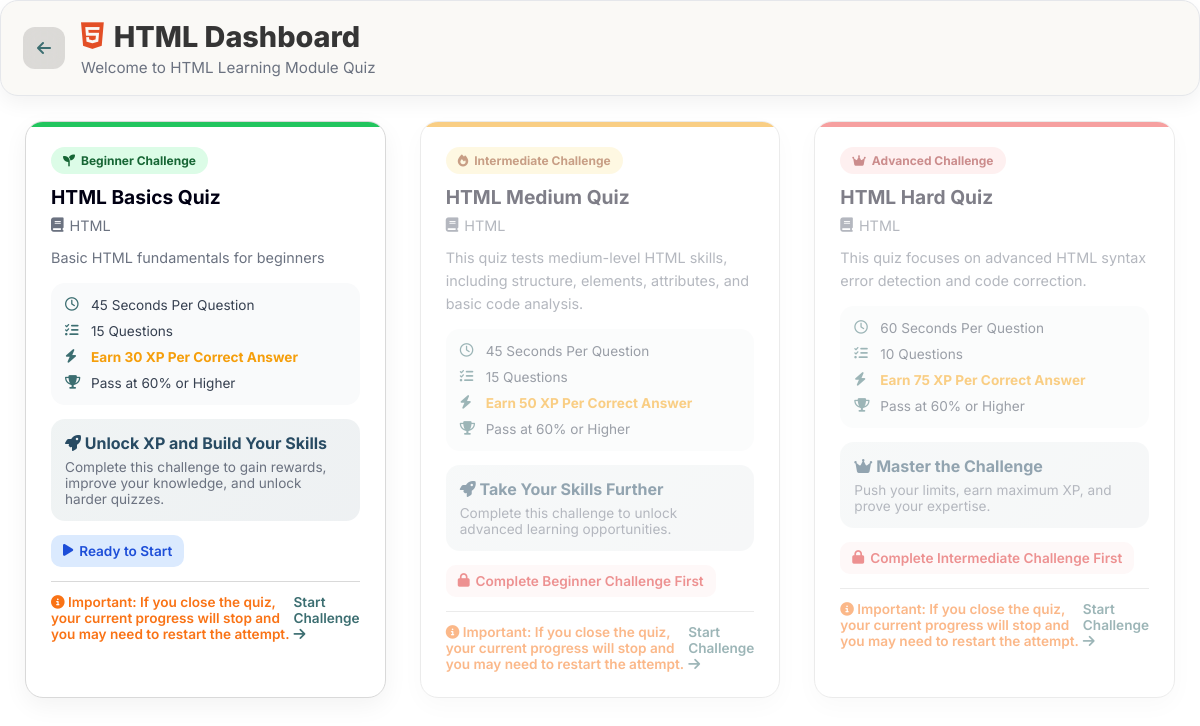
Screenshot of /html-dashboard/ (signed in) with the database file from the repository.
### my_app/models.py (models this page shows, shortened)
class Quiz(models.Model):
    SUBJECT_CHOICES = [
        ('HTML', 'HTML'),
        ('CSS', 'CSS'),
        ('JavaScript', 'JavaScript'),
    ]
    DIFFICULTY_CHOICES = [
        ('Easy', 'Easy'),
        ('Medium', 'Medium'),
        ('Hard', 'Hard'),
    ]
    title = models.CharField(max_length=200)
    subject = models.CharField(max_length=20, choices=SUBJECT_CHOICES)
    difficulty = models.CharField(max_length=20, choices=DIFFICULTY_CHOICES)
    description = models.TextField(blank=True, null=True)

### my_app/views.py (the view)
# urls.py: path('html-dashboard/', views.html_dashboard, name='html_dashboard'),
@login_required
def html_dashboard(request):
    easy_quiz = Quiz.objects.filter(subject="HTML", difficulty="Easy").first()
    medium_quiz = Quiz.objects.filter(subject="HTML", difficulty="Medium").first()
    hard_quiz = Quiz.objects.filter(subject="HTML", difficulty="Hard").first()
    easy_done = StudentAttempt.objects.filter(
        student=request.user,
        quiz=easy_quiz,
        completed=True
    ).exists() if easy_quiz else False
    medium_done = StudentAttempt.objects.filter(
        student=request.user,
        quiz=medium_quiz,
        completed=True
    ).exists() if medium_quiz else False
    hard_done = StudentAttempt.objects.filter(
        student=request.user,
        quiz=hard_quiz,
        completed=True
    ).exists() if hard_quiz else False
    easy_attempt = StudentAttempt.objects.filter(
        student=request.user,
        quiz=easy_quiz
    ).order_by("-created_at").first()
    medium_attempt = StudentAttempt.objects.filter(
        student=request.user,
        quiz=medium_quiz
    ).order_by("-created_at").first()
    hard_attempt = StudentAttempt.objects.filter(
        student=request.user,
        quiz=hard_quiz
    ).order_by("-created_at").first()
    return render(request, "student/html_dashboard.html", {
        "easy_quiz": easy_quiz,
        "medium_quiz": medium_quiz,
        "hard_quiz": hard_quiz,
        "easy_done": easy_done,
        "medium_done": medium_done,
        "hard_done": hard_done,
        "easy_attempt": easy_attempt,
        "medium_attempt": medium_attempt,
        "hard_attempt": hard_attempt,
    })

### my_app/templates/student/html_dashboard.html (shortened to what this page needs)
<!DOCTYPE html>
<html lang="en">
<head>
<link rel="stylesheet" href="https://cdnjs.cloudflare.com/ajax/libs/font-awesome/6.5.2/css/all.min.css">
<link rel="stylesheet"
href="https://cdnjs.cloudflare.com/ajax/libs/font-awesome/6.5.2/css/all.min.css">
</head>
<body>
<div class="page-header">
        <a href="javascript:history.back()" class="back-btn">
        <i class="fa-solid fa-arrow-left"></i>
    </a>
    <div class="header-content">
           <h1>
        <i class="fa-brands fa-html5"></i>
        HTML Dashboard
    </h1>
        <p>Welcome to HTML Learning Module Quiz</p>
    </div>
</div>
<div class="container">
<div class="box easy"
    {% if not easy_done %}
        onclick="openQuiz('easy')"
        style="cursor: pointer;"
    {% endif %}>
    <div class="quiz-header">
        <span class="difficulty-badge easy-badge">
            <i class="fa-solid fa-seedling"></i>
            Beginner Challenge
        </span>
        <h3>{{ easy_quiz.title }}</h3>
        <p class="quiz-subject">
            <i class="fa-solid fa-book"></i>
            {{ easy_quiz.subject }}
        </p>
    </div>
    <p class="quiz-description">
        {{ easy_quiz.description }}
    </p>
    <div class="quiz-info">
        <div class="info-item">
            <i class="fa-regular fa-clock"></i>
            <span>45 Seconds Per Question</span>
        </div>
        <div class="info-item">
            <i class="fa-solid fa-list-check"></i>
            <span>15 Questions</span>
        </div>
        <div class="info-item xp">
            <i class="fa-solid fa-bolt"></i>
            <span>Earn 30 XP Per Correct Answer</span>
        </div>
        <div class="info-item">
            <i class="fa-solid fa-trophy"></i>
            <span>Pass at 60% or Higher</span>
        </div>
    </div>
         {% if not easy_done %}
    <div class="cta-area">
        <strong>
            <i class="fa-solid fa-rocket"></i>
            Unlock XP and Build Your Skills
        </strong>
        <span>
            Complete this challenge to gain rewards,
            improve your knowledge, and unlock harder quizzes.
        </span>
    </div>
          {% endif %}
    <div class="quiz-status-wrapper">
        {% if easy_done %}
            {% if easy_attempt.score >= 60 %}
                <span class="quiz-status success">
                    <i class="fa-solid fa-circle-check"></i>
                    Challenge Completed
                </span>
            {% else %}
                <span class="quiz-status failed">
                    <i class="fa-solid fa-book-open-reader"></i>
                    Keep Learning
                </span>
            {% endif %}
        {% else %}
            <span class="quiz-status available">
                <i class="fa-solid fa-play"></i>
                Ready to Start
            </span>
        {% endif %}
    </div>
    {% if not easy_done %}
<div class="quiz-footer">
   <span style="color:#f97316;">
    <i class="fa-solid fa-circle-info"></i>
    Important: If you close the quiz, your current progress will stop and you may need to restart the attempt.
</span>
    <span>
        Start Challenge
        <i class="fa-solid fa-arrow-right"></i>
    </span>
</div>
{% endif %}
</div>
<div class="box medium"
    {% if easy_done %}
        {% if not medium_done %}
            onclick="openQuiz('medium')"
            style="cursor:pointer;"
        {% else %}
        {% endif %}
    {% else %}
        style="cursor:not-allowed;opacity:0.5;"
    {% endif %}>
    <div class="quiz-header">
        <span class="difficulty-badge medium-badge">
            <i class="fa-solid fa-fire"></i>
            Intermediate Challenge
        </span>
        <h3>{{ medium_quiz.title }}</h3>
        <p class="quiz-subject">
            <i class="fa-solid fa-book"></i>
            {{ medium_quiz.subject }}
        </p>
    </div>
    <p class="quiz-description">
        {{ medium_quiz.description }}
    </p>
    <div class="quiz-info">
        <div class="info-item">
            <i class="fa-regular fa-clock"></i>
            <span>45 Seconds Per Question</span>
        </div>
        <div class="info-item">
            <i class="fa-solid fa-list-check"></i>
            <span>15 Questions</span>
        </div>
        <div class="info-item xp">
            <i class="fa-solid fa-bolt"></i>
            <span>Earn 50 XP Per Correct Answer</span>
        </div>
        <div class="info-item">
            <i class="fa-solid fa-trophy"></i>
            <span>Pass at 60% or Higher</span>
        </div>
    </div>
          {% if not medium_done %}
    <div class="cta-area">
        <strong>
            <i class="fa-solid fa-rocket"></i>
            Take Your Skills Further
        </strong>
        <span>
            Complete this challenge to unlock advanced learning opportunities.
        </span>
    </div>
           {% endif %}
    <div class="quiz-status-wrapper">
        {% if medium_done %}
            {% if medium_attempt.score >= 60 %}
                <span class="quiz-status success">
                    <i class="fa-solid fa-circle-check"></i>
                    Challenge Completed
                </span>
            {% else %}
                <span class="quiz-status failed">
                    <i class="fa-solid fa-book-open-reader"></i>
                    Keep Learning
                </span>
            {% endif %}
        {% elif easy_done %}
            <span class="quiz-status available">
                <i class="fa-solid fa-unlock"></i>
                Ready to Start
            </span>
        {% else %}
            <span class="quiz-status failed">
                <i class="fa-solid fa-lock"></i>
                Complete Beginner Challenge First
            </span>
        {% endif %}
    </div>
    {% if not medium_done %}
<div class="quiz-footer">
   <span style="color:#f97316;">
    <i class="fa-solid fa-circle-info"></i>
    Important: If you close the quiz, your current progress will stop and you may need to restart the attempt.
</span>
    <span>
        Start Challenge
        <i class="fa-solid fa-arrow-right"></i>
    </span>
</div>
{% endif %}
</div>
  <div class="box hard"
    {% if medium_done %}
        {% if not hard_done %}
            onclick="openQuiz('hard')"
            style="cursor:pointer;"
        {% else %}
        {% endif %}
    {% else %}
        style="cursor:not-allowed;opacity:0.5;"
    {% endif %}>
    <div class="quiz-header">
        <span class="difficulty-badge hard-badge">
            <i class="fa-solid fa-crown"></i>
            Advanced Challenge
        </span>
        <h3>{{ hard_quiz.title }}</h3>
        <p class="quiz-subject">
            <i class="fa-solid fa-book"></i>
            {{ hard_quiz.subject }}
        </p>
    </div>
    <p class="quiz-description">
        {{ hard_quiz.description }}
    </p>
    <div class="quiz-info">
        <div class="info-item">
            <i class="fa-regular fa-clock"></i>
            <span>60 Seconds Per Question</span>
        </div>
        <div class="info-item">
            <i class="fa-solid fa-list-check"></i>
            <span>10 Questions</span>
        </div>
        <div class="info-item xp">
            <i class="fa-solid fa-bolt"></i>
            <span>Earn 75 XP Per Correct Answer</span>
        </div>
        <div class="info-item">
            <i class="fa-solid fa-trophy"></i>
            <span>Pass at 60% or Higher</span>
        </div>
    </div>
   {% if not hard_done %}
    <div class="cta-area">
        <strong>
            <i class="fa-solid fa-crown"></i>
            Master the Challenge
        </strong>
        <span>
            Push your limits, earn maximum XP, and prove your expertise.
        </span>
    </div>
          {% endif %}
    <div class="quiz-status-wrapper">
        {% if hard_done %}
            {% if hard_attempt.score >= 60 %}
                <span class="quiz-status success">
                    <i class="fa-solid fa-circle-check"></i>
                    Challenge Completed
                </span>
            {% else %}
                <span class="quiz-status failed">
                    <i class="fa-solid fa-book-open-reader"></i>
                    Keep Learning
                </span>
            {% endif %}
        {% elif medium_done %}
            <span class="quiz-status available">
                <i class="fa-solid fa-unlock"></i>
                Ready to Start
            </span>
        {% else %}
            <span class="quiz-status failed">
                <i class="fa-solid fa-lock"></i>
                Complete Intermediate Challenge First
            </span>
        {% endif %}
    </div>
    {% if not hard_done %}
<div class="quiz-footer">
   <span style="color:#f97316;">
    <i class="fa-solid fa-circle-info"></i>
    Important: If you close the quiz, your current progress will stop and you may need to restart the attempt.
</span>
    <span>
        Start Challenge
        <i class="fa-solid fa-arrow-right"></i>
    </span>
</div>
{% endif %}
</div>
</div>
</body>
</html>

### my_app/templates/student/html_dashboard.html (style rules this page uses)
:root { --primary:#3C6E71; --secondary:#284B63; --text:#010013; --border:#D9D9D9; --white:#FAF9F6; }
* { margin:0; padding:0; box-sizing:border-box; font-family:'Inter',sans-serif; }
.container { display:grid; grid-template-columns:1fr; gap:16px; padding:16px; }
@media (min-width:768px) { .container { grid-template-columns:repeat(2,1fr); gap:20px; padding:20px; } }
@media (min-width:1024px) { .container { grid-template-columns:repeat(3,1fr); gap:24px; } }
.box { background:#fff; border:1px solid var(--border); border-radius:18px; padding: 25px; transition:.3s ease; position:relative; overflow:hidden; text-align:left; box-shadow:0 8px 25px rgba(0,0,0,.05); cursor:pointer; margin: 5px; }
.box::before { content:""; position:absolute; left:0; top:0; width:100%; height:5px; }
.easy::before { background:#22c55e; }
.medium::before { background:#f59e0b; }
.hard::before { background:#ef4444; }
.quiz-header { margin-bottom:12px; }
.quiz-header h3 { font-size:1.2rem; margin:10px 0 6px; color:var(--text); font-weight:700; line-height:1.4; }
.quiz-subject { color:#6b7280; display:flex; gap:6px; align-items:center; font-size:.9rem; }
.difficulty-badge { display:inline-flex; align-items:center; gap:6px; padding:6px 12px; border-radius:999px; font-size:.75rem; font-weight:700; }
.easy-badge { background:#dcfce7; color:#166534; }
.medium-badge { background:#fef3c7; color:#92400e; }
.hard-badge { background:#fee2e2; color:#991b1b; }
.quiz-description { color:#6b7280; line-height:1.6; margin-bottom:14px; font-size:.9rem; }
.quiz-info { display:flex; flex-direction:column; gap:10px; background:#f9fafb; border-radius:14px; padding:14px; margin-bottom:14px; }
.info-item { display:flex; align-items:center; gap:8px; color:#374151; font-size:.85rem; }
.info-item i { color:var(--primary); width:18px; }
.xp { color:#f59e0b; font-weight:700; }
.quiz-status-wrapper { margin-top:14px; }
.quiz-status { display:inline-flex; align-items:center; gap:6px; padding:8px 12px; border-radius:10px; font-size:.85rem; font-weight:600; }
.quiz-status.failed { background:#fef2f2; color:#dc2626; }
.quiz-status.available { background:#dbeafe; color:#1d4ed8; }
.quiz-footer { margin-top:14px; padding-top:12px; border-top:1px solid var(--border); display:flex; justify-content:space-between; align-items:center; font-size:.85rem; font-weight:600; color:var(--primary); }
.cta-area { margin-top:14px; padding:14px; background:linear-gradient(135deg, rgba(60,110,113,.08), rgba(40,75,99,.08)); border-radius:14px; display:flex; flex-direction:column; gap:6px; }
.cta-area strong { color:var(--secondary); }
.cta-area span { color:#6b7280; font-size:.85rem; }
.page-header { display:flex; align-items:center; gap:16px; padding:18px 22px; background:#FAF9F6; border:1px solid #e5e7eb; border-radius:18px; box-shadow:0 8px 20px rgba(0,0,0,.05); }
.back-btn { width:42px; height:42px; flex-shrink:0; display:flex; align-items:center; justify-content:center; border-radius:12px; text-decoration:none; color:#3C6E71; background:rgba(46, 45, 45, 0.15); backdrop-filter:blur(8px); transition:.25s ease; z-index:2; }
.header-content { display:flex; flex-direction:column; }
.header-content h1 { display:flex; align-items:center; gap:10px; margin:0; font-size:1.8rem; font-weight:800; color:#353535; }
.header-content h1 .fa-html5 { color:#e34f26; font-size:1.9rem; }
.header-content p { margin:4px 0 0; color:#6b7280; font-size:.95rem; }

### rows the page displays
Quiz: title "HTML Basics Quiz", subject "HTML", description "Basic HTML fundamentals for beginners"
Quiz: title "HTML Medium Quiz", subject "HTML", description "This quiz tests medium-level HTML skills, including structure, elements, attributes, and basic code analysis."
Quiz: title "HTML Hard Quiz", subject "HTML", description "This quiz focuses on advanced HTML syntax error detection and code correction."
